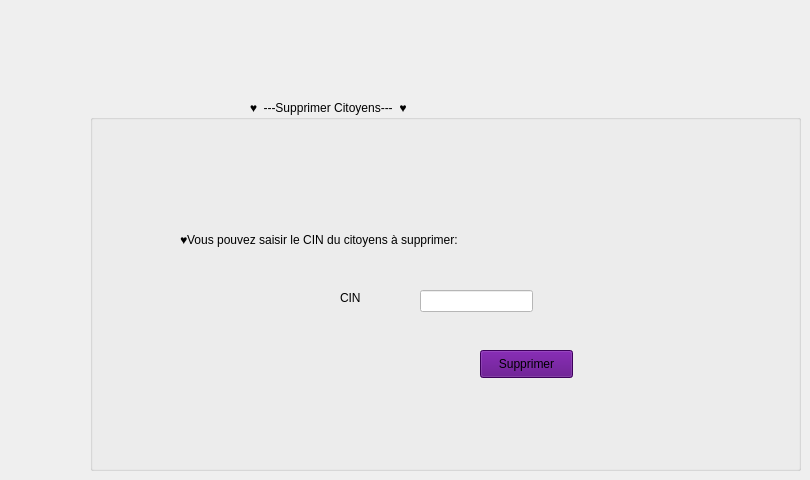
   <widget class="QWidget" name="tab_9">
    <attribute name="icon">
     <iconset>
      <normaloff>C:/Users/LENOVO/Downloads/supprimer.png</normaloff>C:/Users/LENOVO/Downloads/supprimer.png</iconset>
    </attribute>
    <attribute name="title">
     <string>SupprimeerC</string>
    </attribute>
    <widget class="QGroupBox" name="groupBox_18">
     <property name="geometry">
      <rect>
       <x>90</x>
       <y>100</y>
       <width>711</width>
       <height>371</height>
      </rect>
     </property>
     <property name="title">
      <string>                                                ♥  ---Supprimer Citoyens---  ♥                                      </string>
     </property>
     <widget class="QLabel" name="label_29">
      <property name="geometry">
       <rect>
        <x>90</x>
        <y>130</y>
        <width>301</width>
        <height>20</height>
       </rect>
      </property>
      <property name="text">
       <string>♥Vous pouvez saisir le CIN du citoyens à supprimer:</string>
      </property>
     </widget>
     <widget class="QLabel" name="label_30">
      <property name="geometry">
       <rect>
        <x>250</x>
        <y>190</y>
        <width>56</width>
        <height>16</height>
       </rect>
      </property>
      <property name="font">
       <font>
        <pointsize>9</pointsize>
        <weight>50</weight>
        <bold>false</bold>
       </font>
      </property>
      <property name="text">
       <string>CIN</string>
      </property>
     </widget>
     <widget class="QLineEdit" name="cinsup">
      <property name="geometry">
       <rect>
        <x>330</x>
        <y>190</y>
        <width>113</width>
        <height>22</height>
       </rect>
      </property>
      <property name="styleSheet">
       <string notr="true">background-color: rgb(255, 255, 255);</string>
      </property>
     </widget>
     <widget class="QPushButton" name="pb_supprimer">
      <property name="geometry">
       <rect>
        <x>390</x>
        <y>250</y>
        <width>93</width>
        <height>28</height>
       </rect>
      </property>
      <property name="styleSheet">
       <string notr="true">background-color: rgb(85, 0, 127);</string>
      </property>
      <property name="text">
       <string>Supprimer</string>
      </property>
     </widget>
    </widget>
   </widget>
